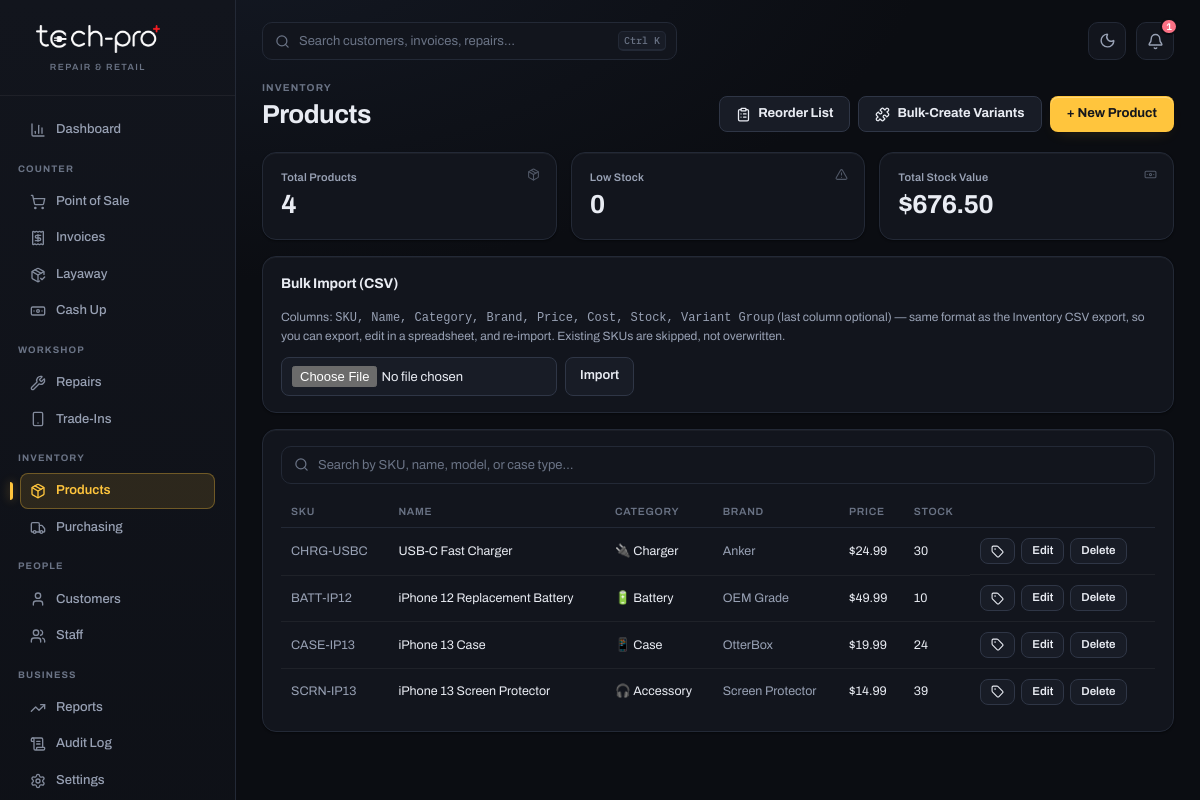
Page /products (signed in) on the committed database.
### app/models.py (models this page shows)
class Product(Base):
    __tablename__ = "products"
    id = Column(String, primary_key=True, default=gen_id)
    sku = Column(String, unique=True, index=True)
    name = Column(String, nullable=False)
    category = Column(String, default="")
    subcategory = Column(String, default="")  # case manufacturer/"Brand" in the UI (OtterBox, UAG, Generic...) — NOT the phone's brand, see phone_brand below
    variant_group = Column(String, default="")  # e.g. "Clear Silicone Case" — groups model/color variants together for browsing, without changing how stock is tracked per-SKU
    phone_brand = Column(String, default="")  # the PHONE's brand this variant fits — Apple, Samsung, Google, Motorola... (distinct from subcategory, which is the case's own brand)
    phone_model = Column(String, default="")  # e.g. "iPhone 15 Pro Max"
    color = Column(String, default="")
    price = Column(Float, default=0)
    cost = Column(Float, default=0)
    stock = Column(Integer, default=0)
    reorder_threshold = Column(Integer, default=5)  # flag for reorder when stock <= this
    reorder_qty = Column(Integer, default=10)        # suggested quantity to reorder

### app/main.py (the view)
@app.get("/products", response_class=HTMLResponse)
def products_list(request: Request, db: Session = Depends(get_db)):
    staff = require_login(request, db)
    if not staff:
        return RedirectResponse("/login", status_code=303)
    products = db.query(Product).order_by(Product.name).all()
    flash = request.session.pop("flash", None)
    last_generated_group = request.session.pop("last_generated_group", None)
    low_stock_count = sum(1 for p in products if p.stock <= p.reorder_threshold)
    stock_value = round(sum(p.cost * p.stock for p in products), 2) if role_allowed(staff, "owner", "manager") else None
    product_groups, ungrouped = group_products_by_variant(products)
    phone_menu = {}
    for p in products:
        if p.phone_brand and p.phone_model:
            phone_menu.setdefault(p.phone_brand, set()).add(p.phone_model)
    phone_menu = {brand: sorted(models) for brand, models in phone_menu.items()}
    all_phone_brands = sorted(phone_menu.keys())
    return templates.TemplateResponse(request, "products.html", {
        "staff": staff, "products": products, "flash": flash,
        "last_generated_group": last_generated_group,
        "category_labels": CATEGORY_LABELS, "cat_subcategories": CAT_SUBCATEGORIES,
        "low_stock_count": low_stock_count, "stock_value": stock_value,
        "product_groups": product_groups, "ungrouped_products": ungrouped,
        "phone_menu": phone_menu, "all_phone_brands": all_phone_brands,
    })

### templates/products.html (shortened to what this page needs)
{% extends "base.html" %}
{% block content %}
<div class="page-head">
  <div><div class="eyebrow">Inventory</div><h1>Products</h1></div>
  <div class="quick-actions">
    <a href="/products/reorder" class="btn-secondary" style="padding:9px 16px;border-radius:8px;font-weight:700">{{ icon('clipboard-list') }} Reorder List</a>
    {% if staff.role in ['owner','manager'] %}
    <a href="/products/bulk-variants" class="btn-secondary" style="padding:9px 16px;border-radius:8px;font-weight:700">{{ icon('puzzle') }} Bulk-Create Variants</a>
    <button type="button" class="btn-primary" style="padding:9px 16px;border-radius:8px;font-weight:700"
      onclick="document.getElementById('new-product-panel').classList.toggle('open')">+ New Product</button>
    {% endif %}
  </div>
</div>
<div class="stat-grid" style="grid-template-columns:repeat({{ 3 if stock_value is not none else 2 }},1fr)">
  <div class="stat-card">
    <span class="stat-icon">{{ icon('package') }}</span>
    <div class="stat-label">Total Products</div>
    <div class="stat-value">{{ products|length }}</div>
  </div>
  <div class="stat-card">
    <span class="stat-icon">{{ icon('triangle-alert') }}</span>
    <div class="stat-label">Low Stock</div>
    <div class="stat-value {{ 'text-red' if low_stock_count > 0 else '' }}">{{ low_stock_count }}</div>
  </div>
  {% if stock_value is not none %}
  <div class="stat-card">
    <span class="stat-icon">{{ icon('banknote') }}</span>
    <div class="stat-label">Total Stock Value</div>
    <div class="stat-value">${{ "%.2f"|format(stock_value) }}</div>
  </div>
  {% endif %}
</div>
{% if staff.role in ['owner','manager'] %}
<div class="card">
  <h2>Bulk Import (CSV)</h2>
  <p class="text-muted" style="font-size:12px">Columns: <code>SKU, Name, Category, Brand, Price, Cost, Stock, Variant Group</code> (last column optional) — same format as the Inventory CSV export, so you can export, edit in a spreadsheet, and re-import. Existing SKUs are skipped, not overwritten.</p>
  <form method="post" action="/products/import" enctype="multipart/form-data" style="display:flex;gap:8px"><input type="hidden" name="csrf_token" value="{{ csrf_token() }}">
    <input type="file" name="file" accept=".csv" required>
    <button class="btn-secondary">Import</button>
  </form>
</div>
{% endif %}
<div class="card">
  <div class="search-box" style="max-width:none;margin-bottom:12px">
    <span class="search-icon">{{ icon('search', size=15) }}</span>
    <input type="text" id="product-filter" placeholder="Search by SKU, name, model, or case type…" oninput="filterProducts()">
  </div>
  <table id="product-table" style="margin-top:{{ '14px' if product_groups else '0' }}">
    <thead><tr><th>SKU</th><th>Name</th><th>Category</th><th>Brand</th><th>Price</th><th>Stock</th><th></th></tr></thead>
    <tbody>
      {% for p in ungrouped_products %}
      <tr data-search="{{ (p.sku ~ ' ' ~ p.name ~ ' ' ~ category_labels.get(p.category, p.category) ~ ' ' ~ (p.subcategory or '') ~ ' ' ~ (p.phone_brand or '') ~ ' ' ~ (p.phone_model or '') ~ ' ' ~ (p.color or ''))|lower }}" data-phone-brand="{{ p.phone_brand or '' }}" data-phone-model="{{ p.phone_model or '' }}">
        <td class="text-muted">{{ p.sku }}</td>
        <td>{{ p.name }}</td>
        <td>{{ category_labels.get(p.category, p.category) }}</td>
        <td class="text-muted">{{ p.subcategory or '—' }}</td>
        <td>${{ "%.2f"|format(p.price) }}</td>
        <td>
          {% if p.stock <= p.reorder_threshold %}<span class="badge badge-red">{{ p.stock }}</span>
          {% else %}{{ p.stock }}{% endif %}
        </td>
        <td style="display:flex;gap:6px">
          <a href="/products/labels/print?ids={{ p.id }}" class="btn-secondary btn-sm" title="Print barcode label">{{ icon('tag') }}</a>
          {% if staff.role in ['owner','manager'] %}
          <a href="/products/{{ p.id }}/edit" class="btn-secondary btn-sm">Edit</a>
          <form method="post" action="/products/{{ p.id }}/delete" onsubmit="return confirm('Delete {{ p.name }}?')"><input type="hidden" name="csrf_token" value="{{ csrf_token() }}">
            <button class="btn-secondary btn-sm">Delete</button>
          </form>
          {% else %}
          <span class="text-muted" style="font-size:12px">—</span>
          {% endif %}
        </td>
      </tr>
      {% else %}
      {% if not product_groups %}
      <tr><td colspan="7"><div class="empty-state"><div class="icon">{{ icon('package', size=32) }}</div>No products yet.</div></td></tr>
      {% endif %}
      {% endfor %}
    </tbody>
  </table>
</div>
{% endblock %}

### rows in the picture
Product: sku "CHRG-USBC", name "USB-C Fast Charger", get "🔌 Charger", subcategory "Anker", price "24.99", stock "30"
Product: sku "BATT-IP12", name "iPhone 12 Replacement Battery", get "🔋 Battery", subcategory "OEM Grade", price "49.99", stock "10"
Product: sku "CASE-IP13", name "iPhone 13 Case", get "📱 Case", subcategory "OtterBox", price "19.99", stock "24"
Product: sku "SCRN-IP13", name "iPhone 13 Screen Protector", get "🎧 Accessory", subcategory "Screen Protector", price "14.99", stock "39"

### other values in the picture
{{ products|length }} "4"
{{ low_stock_count }} "0"
{{ "%.2f"|format(stock_value) }} "676.50"
